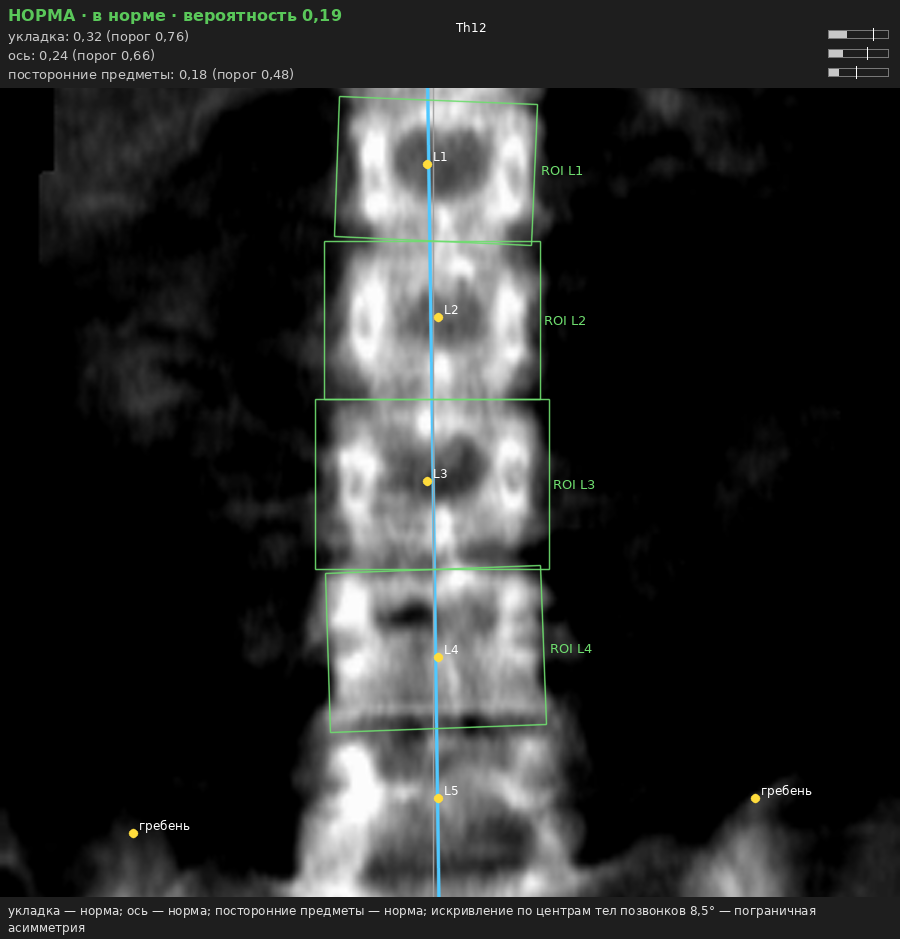
#> input picture presentation/img/cases_src/001_spine.png, 900 x 939 px, given in place of 052_spine.png, which was not available
$ python make_cases.py
#> lines starting #> are read from the running program, lines starting #| are printed output that depends on the picture; pictures that were not available may be replaced by others from this repository, and a replacement may not be noted
#!/usr/bin/env python3
"""Монтаж кейсов для слайда «Кейсы»: 6 снимков с разметкой конвейера (overlays) и русскими подписями
«система → эксперт». Снимки — обучающий набор (вердикты получены конвейером 16.10 после доработки).
    python presentation/make_cases.py   → presentation/img/cases2.jpg
"""
import os
from PIL import Image, ImageDraw, ImageFont

HERE = os.path.dirname(os.path.abspath(__file__))
SRC = os.path.join(HERE, "img", "cases_src")
FONT = "/System/Library/Fonts/Supplemental/Arial.ttf"
FONT_B = "/System/Library/Fonts/Supplemental/Arial Bold.ttf"
CASES = [
    ("052_spine", "Ось отклонена", "система: не выровнена ось (наклон 6,1°) → переснять", "эксперт: нарушение оси"),
    ("005_spine", "Предметы при сколиозе", "система: предметы → переснять; деформация около 15° отдельно", "эксперт: предметы; «сколиоз»"),
    ("011_spine", "Сколиоз", "система: деформация 28°, укладка в норме", "эксперт: норма; «сколиоз, не верная разметка»"),
    ("023_spine", "Укладка у порога", "система: проверить укладку (0,55 при пороге 0,76)", "эксперт: нарушение укладки"),
    ("073_hipL", "Бедро: укладка", "система: некорректная укладка → переснять (диафиз наклонён на 14°)", "эксперт: некорректная укладка"),
    ("001_spine", "Норма", "система: в норме", "эксперт: норма"),
]
CARD_W, PAD, LINE = 760, 14, 30
F_TITLE, F_TEXT = ImageFont.truetype(FONT_B, 30), ImageFont.truetype(FONT, 24)


def wrap(text, font, width):
    """Перенос по словам: подпись не обрезается по краю карточки."""
#> called with width = 732
    lines, cur = [], ""
    for w in text.split():
        t = (cur + " " + w).strip()
        if font.getlength(t) <= width or not cur:
            cur = t
        else:
            lines.append(cur); cur = w
    return lines + ([cur] if cur else [])


def caption_h(sys_line, exp_line):
    w = CARD_W - 2 * PAD
    return 50 + LINE * (len(wrap(sys_line, F_TEXT, w)) + len(wrap(exp_line, F_TEXT, w))) + 8


CAP_H = max(caption_h(c[2], c[3]) for c in CASES)          # одна высота подписи у всех карточек — ряды ровные


def card(stem, title, sys_line, exp_line):
#> called with stem = '052_spine', title = 'Ось отклонена', exp_line = 'эксперт: нарушение оси'
    im = Image.open(os.path.join(SRC, f"{stem}.png")).convert("RGB")
#> im is the input picture: PIL image 900x939 RGB; mean R, G, B 40.3, 41.4, 40.7
    im = im.resize((CARD_W, int(im.height * CARD_W / im.width)), Image.LANCZOS)
#> im: PIL image 760x792 RGB
    out = Image.new("RGB", (CARD_W, im.height + CAP_H), "white")
#> out: PIL image 760x940 RGB; every value is 255
    out.paste(im, (0, CAP_H))
    d = ImageDraw.Draw(out)
    d.text((PAD, 10), title, font=F_TITLE, fill=(0, 0, 0))
    color = (0x99, 0x3C, 0x1D) if "переснять" in sys_line else (0x08, 0x50, 0x41) if "в норме" in sys_line else (0x85, 0x4F, 0x0B)
    y = 50
    for ln in wrap(sys_line, F_TEXT, CARD_W - 2 * PAD):
        d.text((PAD, y), ln, font=F_TEXT, fill=color); y += LINE
#> after the loop, y = 80
    for ln in wrap(exp_line, F_TEXT, CARD_W - 2 * PAD):
        d.text((PAD, y), ln, font=F_TEXT, fill=(90, 90, 90)); y += LINE
#> this loop made 1 pass
#> y on pass 1: 110
#> after the loop, y = 110
    return out


cards = [card(*c) for c in CASES]
#> call 2 of card, with stem = '005_spine', title = 'Предметы при сколиозе', exp_line = 'эксперт: предметы; «сколиоз»'
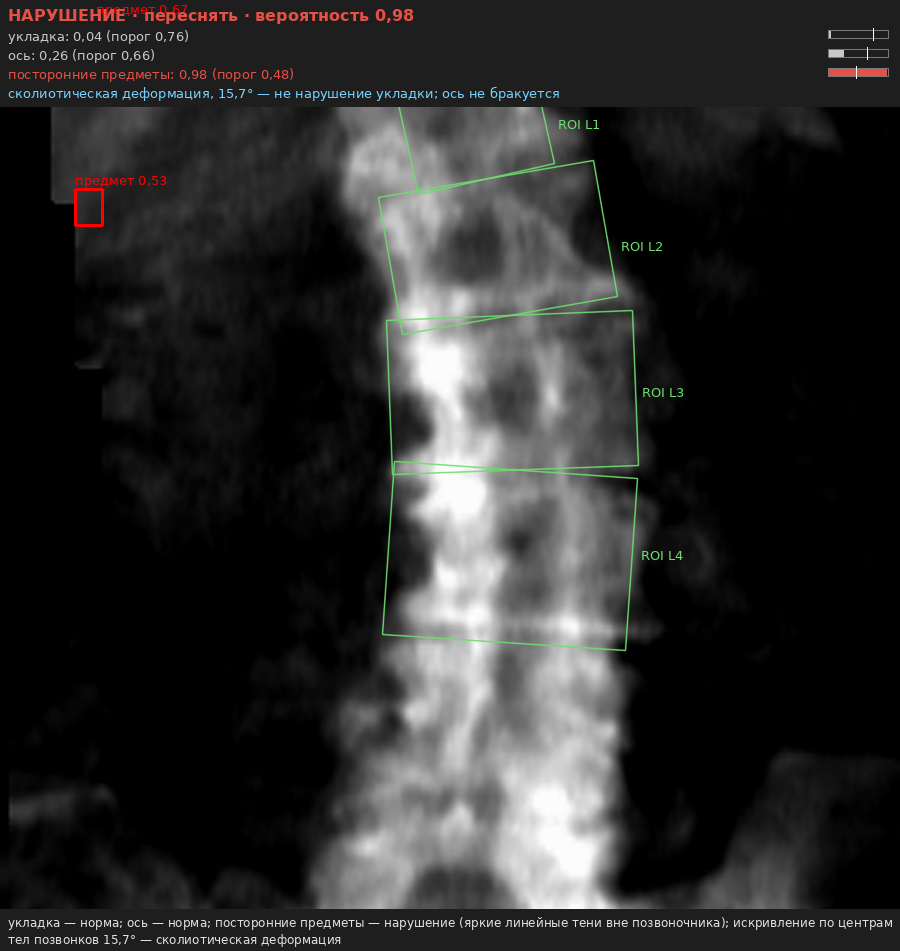
#> input picture presentation/img/cases_src/005_spine.png, 900 x 951 px
#> in card, im is the input picture: PIL image 900x951 RGB; mean R, G, B 43.7, 43.6, 43.1
#> in card (call 2), `out = Image.new("RGB", (CARD_W, im.height + CAP_H), "white")`: out: PIL image 760x951 RGB; every value is 255
#> the loop in card (call 2), `for ln in wrap(exp_line, F_TEXT, CARD_W - 2 * PAD):` made 1 pass
#> y on pass 1: 140
#> after the loop in card (call 2), `for ln in wrap(exp_line, F_TEXT, CARD_W - 2 * PAD):`: y = 140
#> call 3 of card, with stem = '011_spine', title = 'Сколиоз', sys_line = 'система: деформация 28°, укладка в норме'
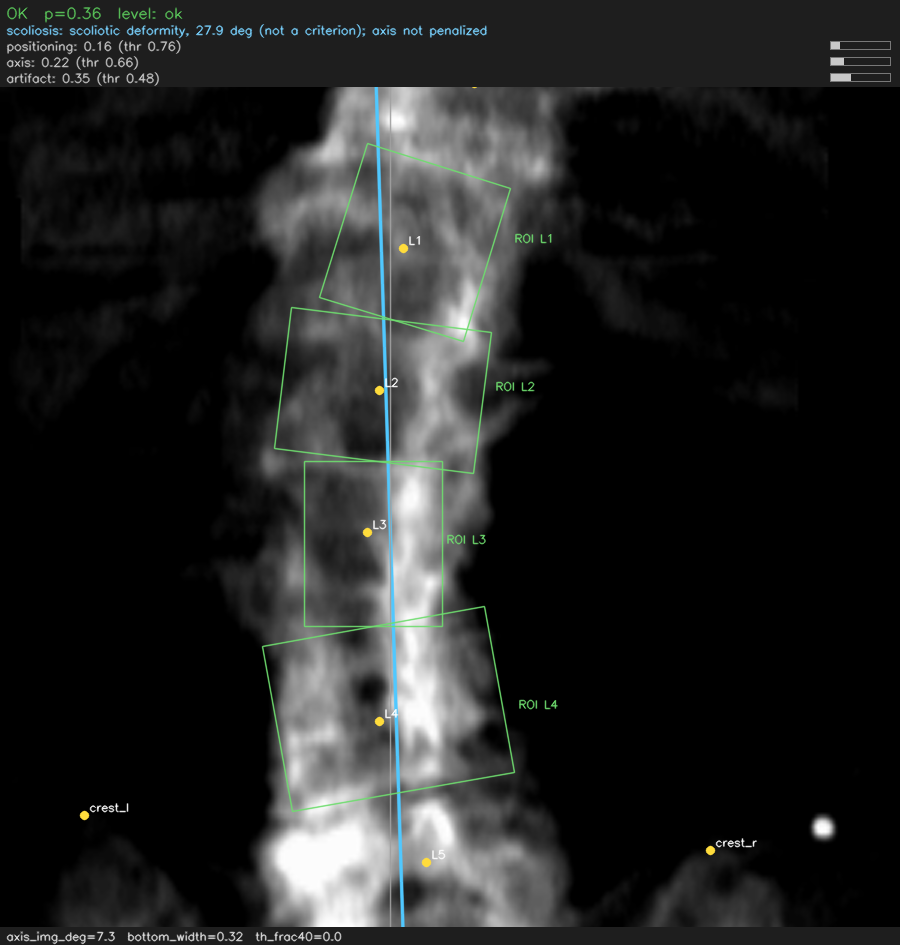
#> input picture presentation/img/cases_src/011_spine.png, 900 x 945 px
#> in card, im is the input picture: PIL image 900x945 RGB; mean R, G, B 33.7, 34.8, 34.3
#> in card (call 3), `out = Image.new("RGB", (CARD_W, im.height + CAP_H), "white")`: out: PIL image 760x946 RGB; every value is 255
#> after the loop in card (call 3), `for ln in wrap(sys_line, F_TEXT, CARD_W - 2 * PAD):`: y = 80
#> the loop in card (call 3), `for ln in wrap(exp_line, F_TEXT, CARD_W - 2 * PAD):` made 1 pass
#> after the loop in card (call 3), `for ln in wrap(exp_line, F_TEXT, CARD_W - 2 * PAD):`: y = 110
#> call 4 of card, with stem = '023_spine', title = 'Укладка у порога', exp_line = 'эксперт: нарушение укладки'
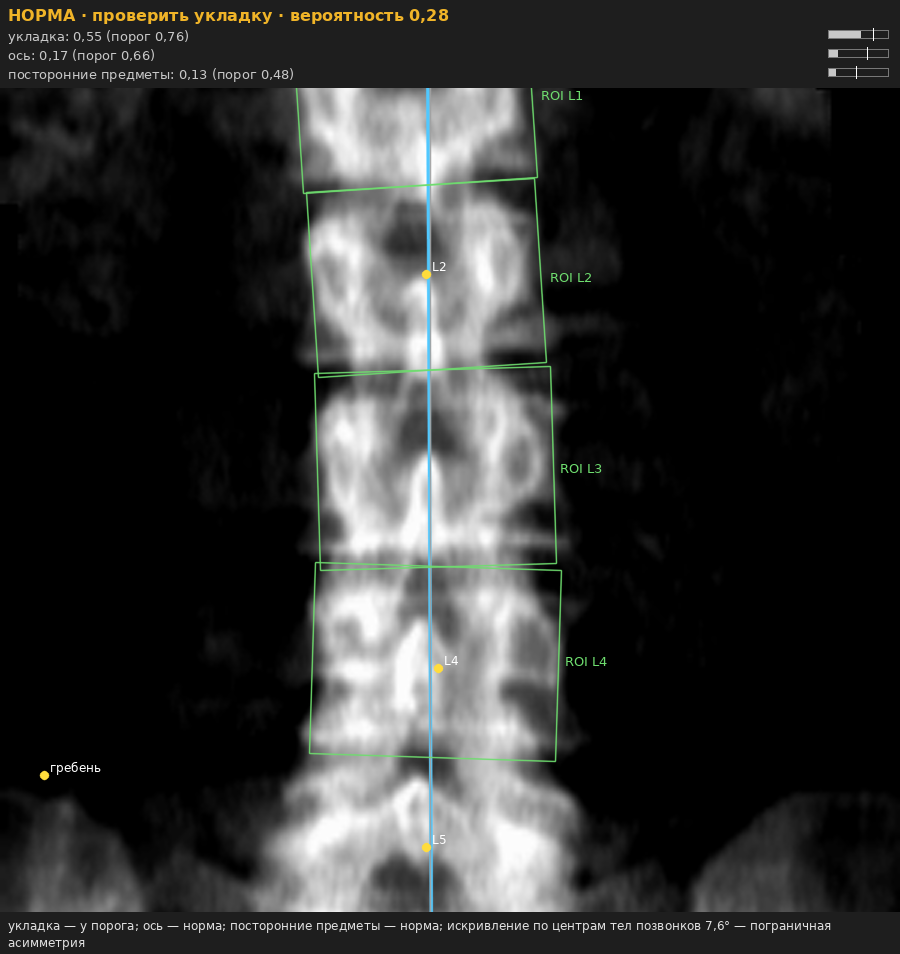
#> input picture presentation/img/cases_src/023_spine.png, 900 x 954 px
#> in card, im is the input picture: PIL image 900x954 RGB; mean R, G, B 47.2, 47.9, 47.1
#> in card (call 4), `out = Image.new("RGB", (CARD_W, im.height + CAP_H), "white")`: out: PIL image 760x953 RGB; every value is 255
#> in card (call 4), `out.paste(im, (0, CAP_H))`:
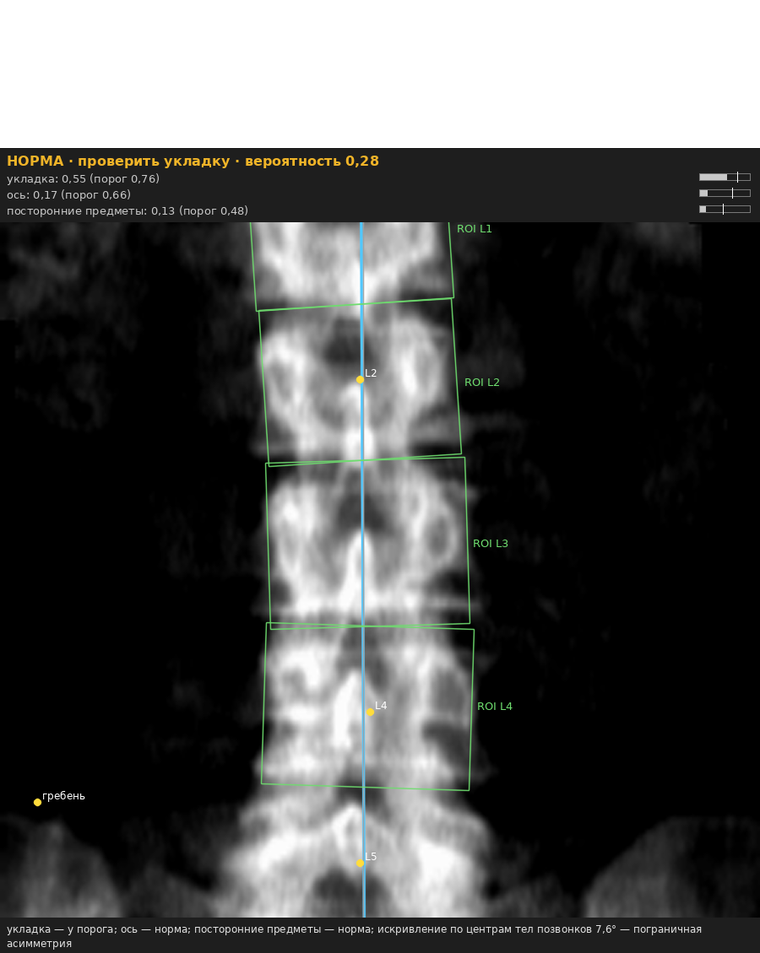
#> out: PIL image 760x953 RGB; mean R, G, B 79.5, 80.1, 79.4
#> after the loop in card (call 4), `for ln in wrap(sys_line, F_TEXT, CARD_W - 2 * PAD):`: y = 80
#> the loop in card (call 4), `for ln in wrap(exp_line, F_TEXT, CARD_W - 2 * PAD):` made 1 pass
#> after the loop in card (call 4), `for ln in wrap(exp_line, F_TEXT, CARD_W - 2 * PAD):`: y = 110
#> cards = 6 items
gap = 24
for name, grp in (("cases2a.jpg", cards[:3]), ("cases2b.jpg", cards[3:])):     # по три карточки в ряд — читается с экрана
    h = max(c.height for c in grp)
    sheet = Image.new("RGB", (3 * CARD_W + 2 * gap, h), "white")
    for i, c in enumerate(grp):
        sheet.paste(c, (i * (CARD_W + gap), 0))
    sheet.save(os.path.join(HERE, "img", name), quality=88)
    print(name, sheet.size)
#> this loop made 2 passes
#> (name, h) on passes 1 to 2: ('cases2a.jpg', 951), ('cases2b.jpg', 953)
#| cases2a.jpg (2328, 951)
#| cases2b.jpg (2328, 953)
#> pass 1, `sheet.save(os.path.join(HERE, "img", name), quality=88)`:
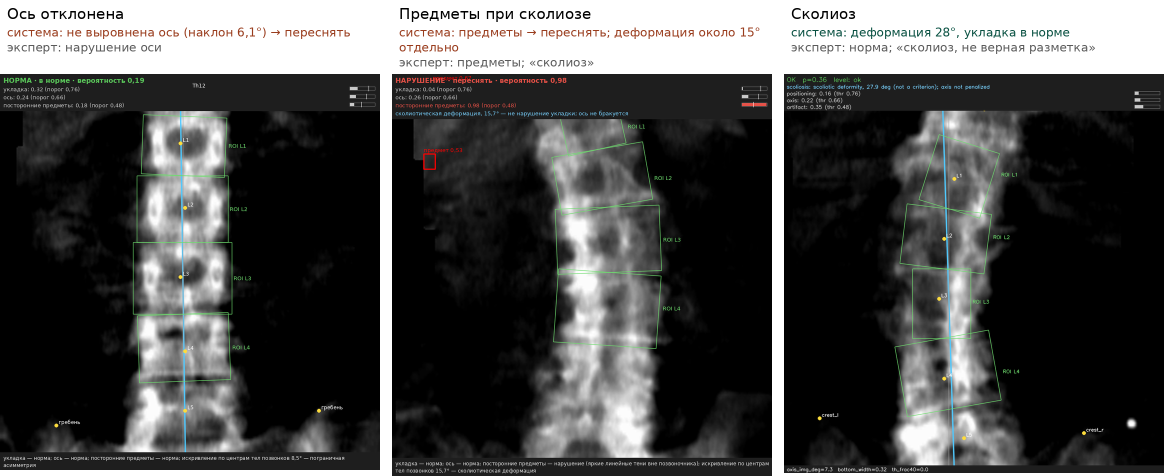
#> saved as cases2a.jpg: PIL image 2328x951 RGB (shown at 1/2 size); mean R, G, B 76.2, 76.5, 76
#> pass 2, `sheet.save(os.path.join(HERE, "img", name), quality=88)`:
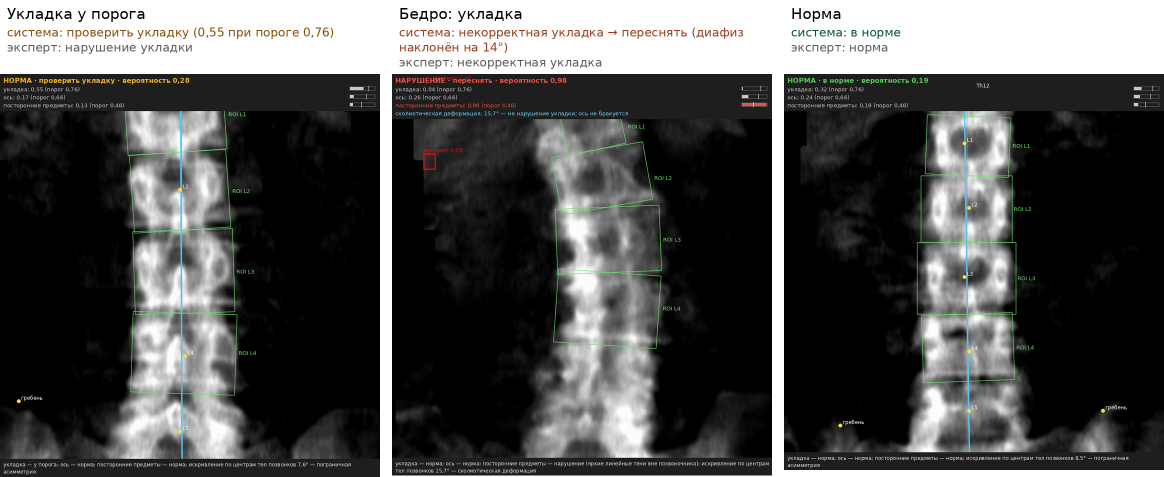
#> saved as cases2b.jpg: PIL image 2328x953 RGB (shown at 1/2 size); mean R, G, B 80.1, 80.3, 79.6
